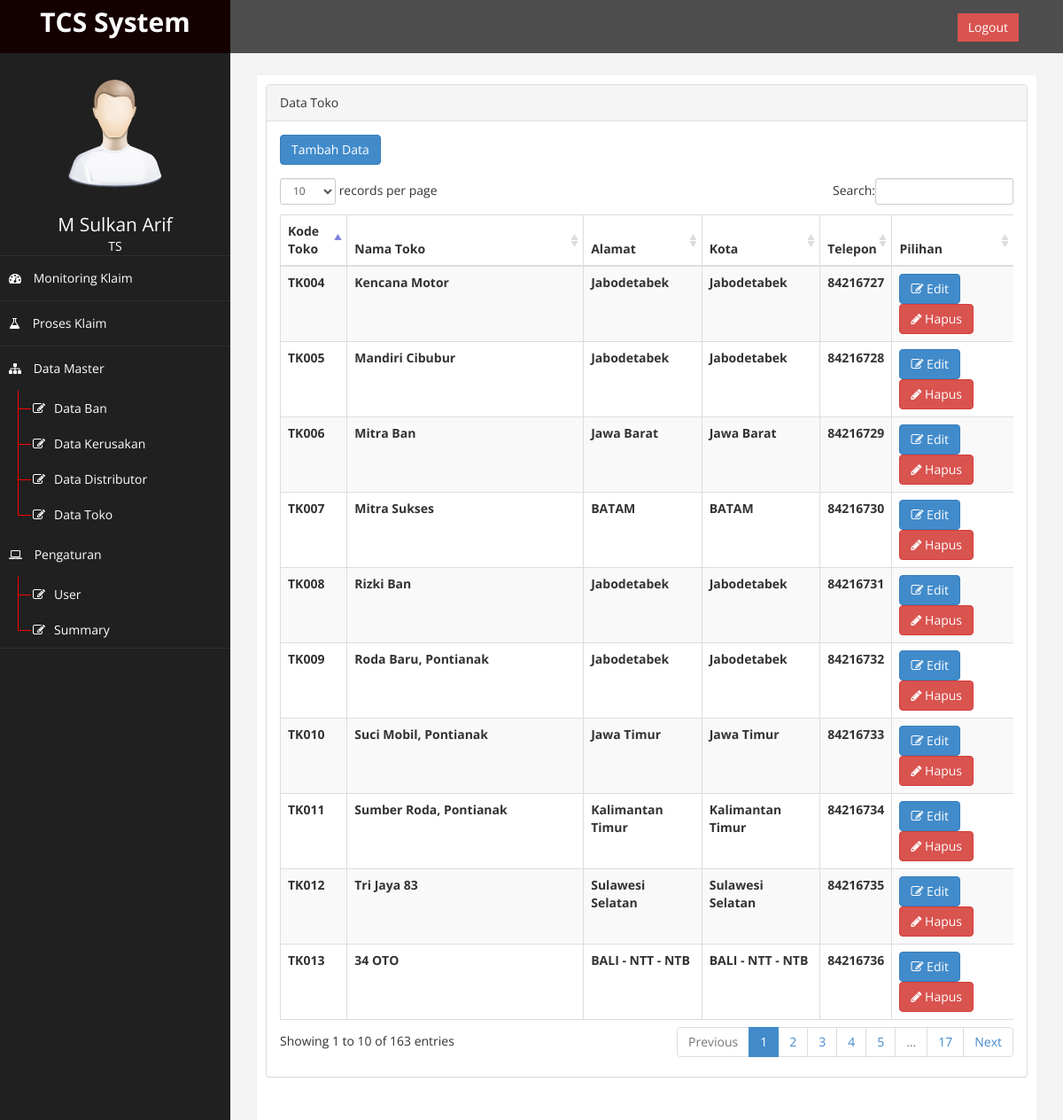
The page /?page=toko (signed in) on the database its author committed.
### tables this page shows
CREATE TABLE `db_toko` (
  `id_toko` int(11) NOT NULL AUTO_INCREMENT,
  `kode_toko` varchar(50) NOT NULL,
  `nama_toko` varchar(100) NOT NULL,
  `alamat` varchar(200) NOT NULL,
  `kota` varchar(100) NOT NULL,
  `telepon` int(100) NOT NULL,
  PRIMARY KEY (`id_toko`)
);

### page/master/toko/toko.php (the view, shortened to what this page needs)
<?php
$result = mysqli_query($conn, "SELECT * FROM db_toko" );
 ?>
<div class="row">
                <div class="col-md-12">
                    <div class="panel panel-default">
                        <div class ="panel-heading">
                             Data Toko
                        </div>
                        <div class="panel-body">
                            <a href="?page=toko&aksi=tambah" class="btn btn-primary" style="margin-bottom: 15px">Tambah Data</a>
                            <div class="table-responsive">
                                <table class="table table-striped table-bordered table-hover"  id="dataTables-example">
                                    <thead>
                                        <tr>
                                            <th>Kode Toko</th>
                                            <th>Nama Toko</th>
                                            <th>Alamat</th>
                                            <th>Kota</th>
                                            <th>Telepon</th>
                                            <th>Pilihan</th>
                                        </tr>
                                    </thead>
                                      <tbody>
                                    <?php
                                    while($row = $result->fetch_assoc()) {
                                    ?>
                                    <tr>
                                            <th><?php echo $row["kode_toko"]; ?></th>
                                            <th><?php echo $row["nama_toko"]; ?></th>
                                            <th><?php echo $row["alamat"]; ?></th>
                                            <th><?php echo $row["kota"]; ?></th>
                                            <th><?php echo $row["telepon"]; ?></th>
                                            <th>
                                                <a href="?page=toko&aksi=edit&id_toko=<?php echo $row ['id_toko'] ?>" class="btn btn-primary"><i class="fa fa-edit "></i> Edit</a>
                                                <a onclick="return confirm ('Data akan di hapus, Anda Yakin ......?') " href="?page=toko&aksi=hapus&id_toko=<?php echo $row ['id_toko']; ?>" class="btn btn-danger"><i class="fa fa-pencil"></i> Hapus</a>
                                            </th>
                                    </tr>
                                    <?php } ?>
                                    </tbody>
                                </table>
                            </div>
                        </div>
                    </div>
</div>

### assets/css/custom.css (style rules this page uses)
body { font-family: 'Open Sans', sans-serif; }

### rows shown on the page
db_toko: kode_toko "TK004", nama_toko "Kencana Motor", alamat "Jabodetabek", kota "Jabodetabek", telepon "84216727"
db_toko: kode_toko "TK005", nama_toko "Mandiri Cibubur", alamat "Jabodetabek", kota "Jabodetabek", telepon "84216728"
db_toko: kode_toko "TK006", nama_toko "Mitra Ban", alamat "Jawa Barat", kota "Jawa Barat", telepon "84216729"
db_toko: kode_toko "TK007", nama_toko "Mitra Sukses", alamat "BATAM", kota "BATAM", telepon "84216730"
db_toko: kode_toko "TK008", nama_toko "Rizki Ban", alamat "Jabodetabek", kota "Jabodetabek", telepon "84216731"
db_toko: kode_toko "TK009", nama_toko "Roda Baru, Pontianak", alamat "Jabodetabek", kota "Jabodetabek", telepon "84216732"
db_toko: kode_toko "TK010", nama_toko "Suci Mobil, Pontianak", alamat "Jawa Timur", kota "Jawa Timur", telepon "84216733"
db_toko: kode_toko "TK011", nama_toko "Sumber Roda, Pontianak", alamat "Kalimantan Timur", kota "Kalimantan Timur", telepon "84216734"
db_toko: kode_toko "TK012", nama_toko "Tri Jaya 83", alamat "Sulawesi Selatan", kota "Sulawesi Selatan", telepon "84216735"
db_toko: kode_toko "TK013", nama_toko "34 OTO", alamat "BALI - NTT - NTB", kota "BALI - NTT - NTB", telepon "84216736"

### other values the page prints
$_SESSION['nama'] "M Sulkan Arif"
$_SESSION['akses'] "TS"
